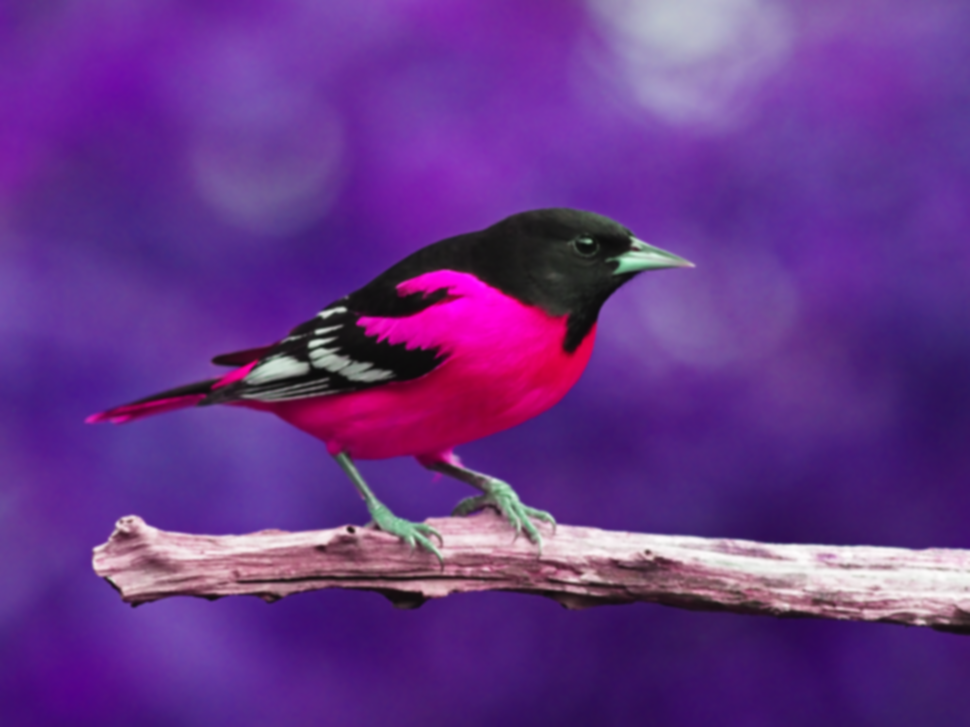
#> input picture Lab_1/Exercise/Exercise_mean_filtered/Exercise_mean_filtered/Exercise_mean_filtered/color_randomized_images/mean_mean_mean_randomRGB_bird.png, 970 x 727 px, shrunk from 2000 x 1500 before the run, given in place of bird.png, which was not available
$ jupyter execute excute.ipynb   (older library calls are emulated)
#> lines starting #> are read from the running program, lines starting #| are printed output that depends on the picture; pictures that were not available may be replaced by others from this repository, and a replacement may not be noted
[cell 1]
# Bài 1: Viết chương trình nạp 1 ảnh và lưu thành 3 ảnh với 3 màu khác nhau
import numpy as np
import os
import cv2

os.makedirs('output_img', exist_ok=True)

img = cv2.imread('../bird.png')
#> img is the input picture: shape (727, 970, 3); mean B, G, R 137.5, 53.1, 103.1

b, g, r = cv2.split(img)

zero = np.zeros_like(b)

red_img = cv2.merge([zero, zero, r])
cv2.imwrite('output_img/red_image.png', red_img)

green_img = cv2.merge([zero, g, zero])
cv2.imwrite('output_img/green_image.png', green_img)

blue_img = cv2.merge([b, zero, zero])
cv2.imwrite('output_img/blue_image.png', blue_img)

print("Đã lưu 3 ảnh với 3 màu khác nhau.")

[cell 2]
# Bài 2: Viết chương trình nạp một ảnh và hoán đổi giá trị các màu. Lưu các ảnh vào máy

import cv2
import os

os.makedirs('output_swapped_colors', exist_ok=True)

img = cv2.imread('../bird.png')

rg_img = img.copy()
rg_img[:, :, [1, 2]] = rg_img[:, :, [2, 1]]
cv2.imwrite('output_swapped_colors/swap_rg.png', rg_img)

gb_img = img.copy()
gb_img[:, :, [0, 1]] = gb_img[:, :, [1, 0]]
cv2.imwrite('output_swapped_colors/swap_gb.png', gb_img)

br_img = img.copy()
br_img[:, :, [0, 2]] = br_img[:, :, [2, 0]]
cv2.imwrite('output_swapped_colors/swap_br.png', br_img)

print("Đã hoán đổi màu và lưu ảnh.")

[cell 3]
# Bài 3: Viết chương trình nạp một ảnh, chuyển thành hệ màu HSV và lưu 3 ảnh với 3 màu khác nhau.

import cv2
import os
import numpy as np

os.makedirs('output_hsv_images', exist_ok=True)


img = cv2.imread('../bird.png')

# Chuyển sang hệ màu HSV
hsv_img = cv2.cvtColor(img, cv2.COLOR_BGR2HSV)
#> hsv_img: shape (727, 970, 3); mean H, S, V 136, 162.2, 143.6

# Tách 3 kênh: H (Hue), S (Saturation), V (Value)
h, s, v = cv2.split(hsv_img)

# Tạo ảnh hiển thị từng kênh với màu dễ quan sát
# Chuyển từ HSV đơn kênh sang ảnh màu để lưu lại
# Hue ảnh: giữ kênh H, đặt S và V ở giá trị tối đa
hue_img = cv2.cvtColor(cv2.merge([h, 255 * np.ones_like(s), 255 * np.ones_like(v)]), cv2.COLOR_HSV2BGR)
cv2.imwrite('output_hsv_images/hue_channel.png', hue_img)

# Saturation ảnh: giữ kênh S, đặt H và V cố định
sat_img = cv2.cvtColor(cv2.merge([90 * np.ones_like(h), s, 255 * np.ones_like(v)]), cv2.COLOR_HSV2BGR)
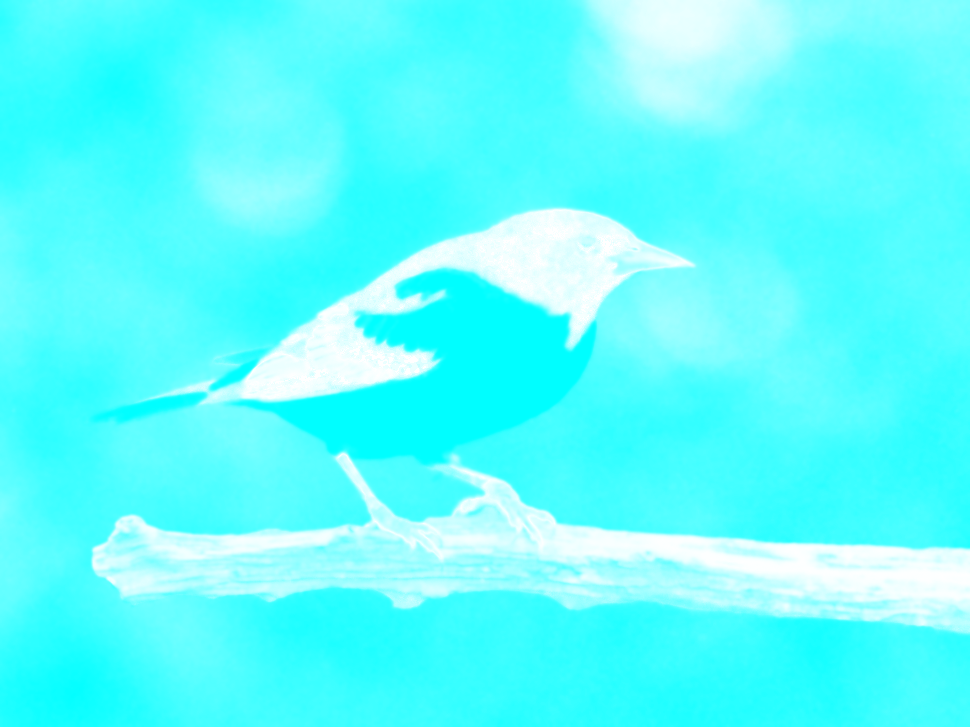
#> sat_img: shape (727, 970, 3); mean B, G, R 255, 254.1, 91.9
cv2.imwrite('output_hsv_images/saturation_channel.png', sat_img)

# Value ảnh: giữ kênh V, đặt H và S cố định
val_img = cv2.cvtColor(cv2.merge([90 * np.ones_like(h), 255 * np.ones_like(s), v]), cv2.COLOR_HSV2BGR)
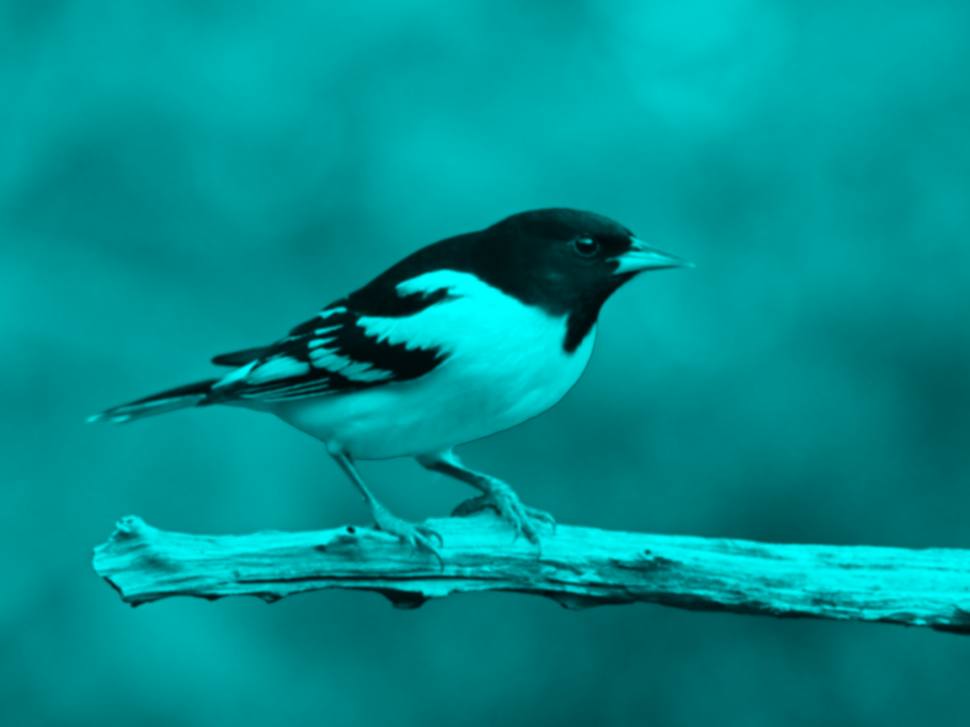
#> val_img: shape (727, 970, 3); mean B, G, R 143.6, 142.6, 0
cv2.imwrite('output_hsv_images/value_channel.png', val_img)

print("Đã lưu 3 ảnh theo kênh H, S, V.")

[cell 4]
# Bài 4: Viết chương trình nạp một ảnh, chuyển sang hệ màu HSV. Lưu ảnh mới với kênh Hnew = 1/3 Hold, Vnew = 3/4 Vold

import cv2
import numpy as np
import os


os.makedirs('output_modified_hsv', exist_ok=True)


img = cv2.imread('../bird.png')

# Chuyển ảnh sang hệ màu HSV
hsv_img = cv2.cvtColor(img, cv2.COLOR_BGR2HSV)

# Tách các kênh H, S, V
h, s, v = cv2.split(hsv_img)

# Áp dụng biến đổi theo đề bài
# H (Hue) trong OpenCV nằm trong khoảng 0-179
# => cần đảm bảo sau khi chia 3 vẫn nằm trong khoảng 0-179
h_new = np.clip((h / 3), 0, 179).astype(np.uint8)
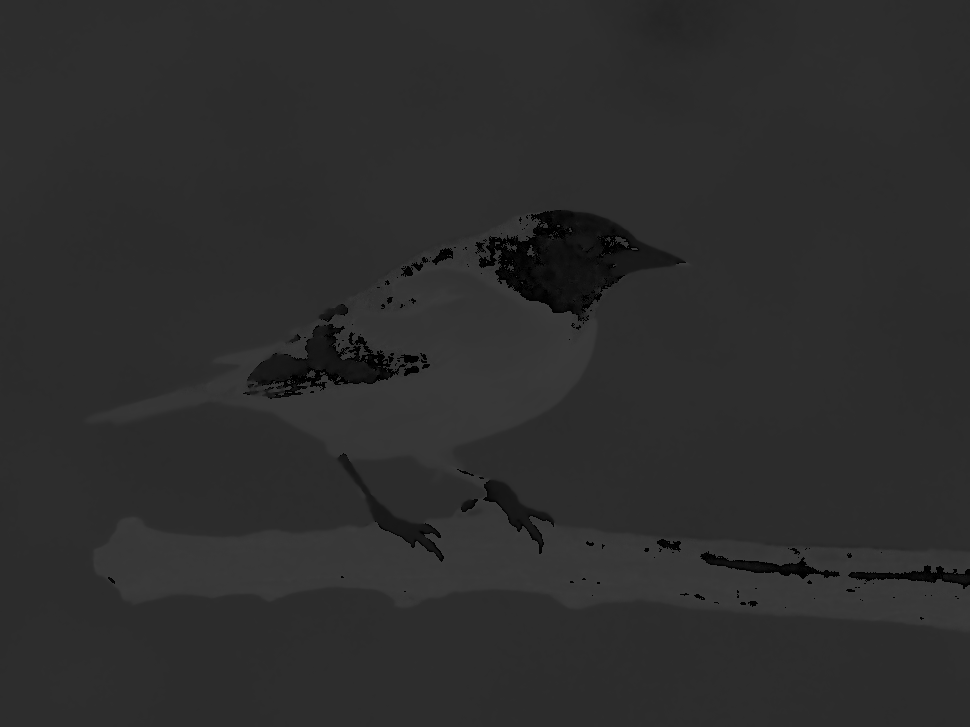
#> h_new: shape (727, 970); min 0, max 59, mean 45
v_new = np.clip((v * 0.75), 0, 255).astype(np.uint8)
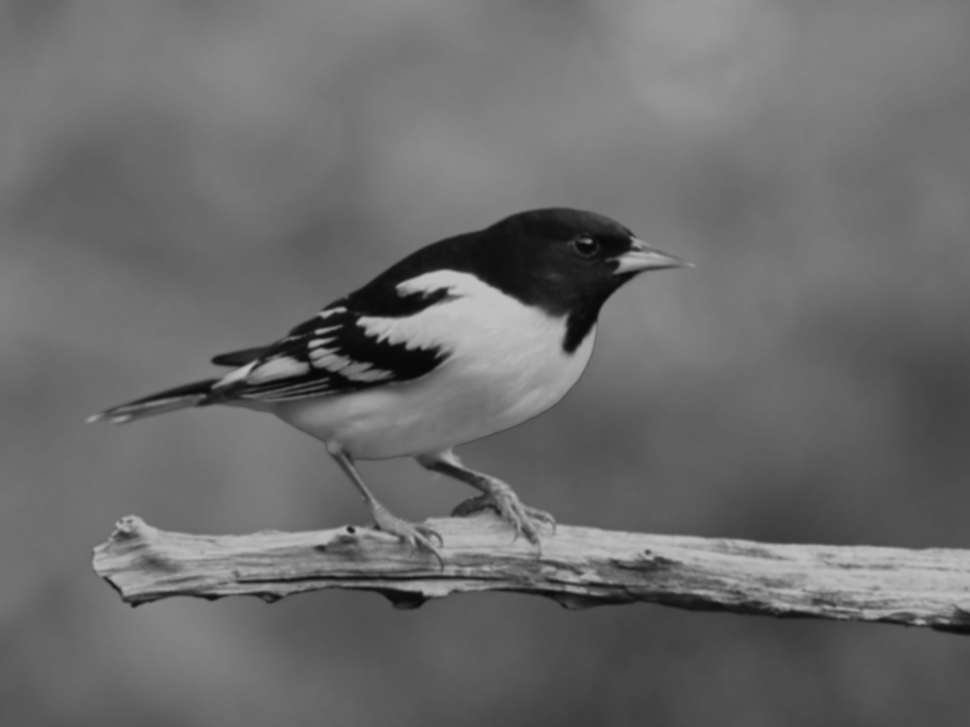
#> v_new: shape (727, 970); min 8, max 191, mean 107.3

# Gộp lại các kênh đã chỉnh sửa với S giữ nguyên
hsv_modified = cv2.merge([h_new, s, v_new])
#> hsv_modified: shape (727, 970, 3); mean H, S, V 45, 162.2, 107.3

# Chuyển lại sang ảnh RGB (hoặc BGR) để lưu
result_img = cv2.cvtColor(hsv_modified, cv2.COLOR_HSV2BGR)
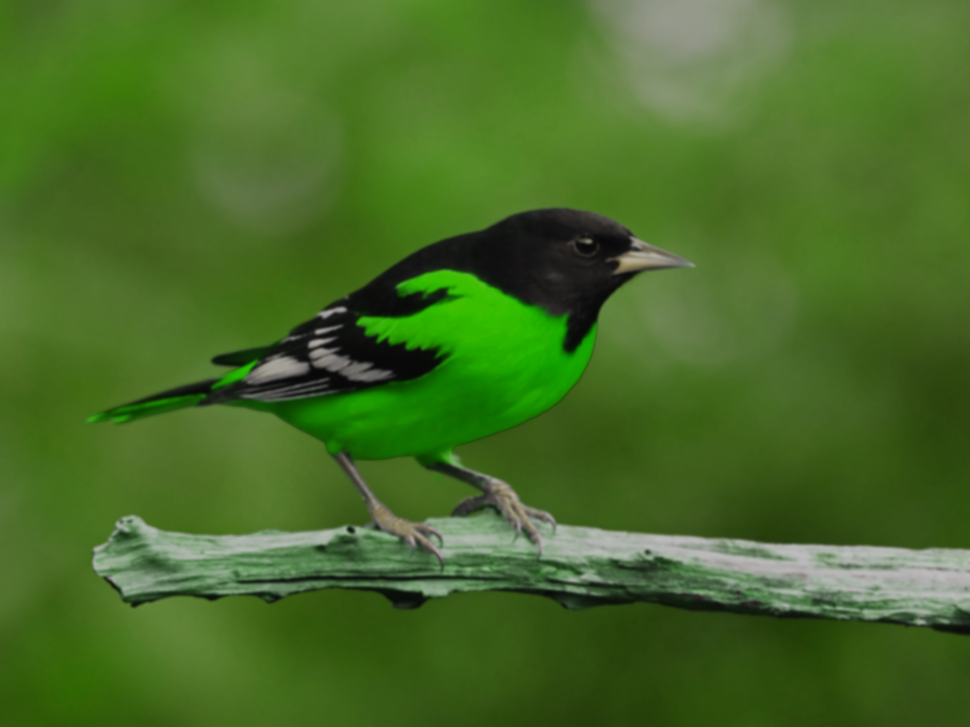
#> result_img: shape (727, 970, 3); mean B, G, R 39, 107.2, 71.1

# Lưu ảnh kết quả
cv2.imwrite('output_modified_hsv/modified_hsv_image.png', result_img)

print("Đã lưu ảnh với H_new = 1/3 * H và V_new = 3/4 * V.")

[cell 5]
# Bài 5: Sử dụng mean filter cho mọi ảnh trong thư mục Exercise và các thư mục con

import cv2
import os


input_root = './'
output_root = 'Exercise_mean_filtered'
os.makedirs(output_root, exist_ok=True)

kernel_size = (5, 5)

# Duyệt tất cả thư mục và file con với os.walk
for root, dirs, files in os.walk(input_root):
    for filename in files:
        if filename.lower().endswith(('.png', '.jpg', '.jpeg', '.bmp')):
            input_path = os.path.join(root, filename)
            img = cv2.imread(input_path)

            if img is None:
                print(f"Không đọc được ảnh: {input_path}")
                continue

            # Áp dụng mean filter
            mean_filtered = cv2.blur(img, kernel_size)

            # Tạo đường dẫn thư mục con tương ứng trong thư mục output
            relative_path = os.path.relpath(root, input_root)
            output_dir = os.path.join(output_root, relative_path)
            os.makedirs(output_dir, exist_ok=True)

            # Tạo đường dẫn ảnh đầu ra
            output_path = os.path.join(output_dir, f'mean_{filename}')
            cv2.imwrite(output_path, mean_filtered)

            print(f"Đã xử lý: {input_path} → {output_path}")

print("Đã xử lý xong tất cả ảnh")

[cell 6]
# Bài 6
import cv2
import os
import matplotlib.pyplot as plt
from pathlib import Path

input_root_folder = Path('../')
output_base_folder = Path('.')

kernel_size_tuple = (5, 5)
median_kernel_value = 5

filter_configs = {
    'mean': {
        'folder_name': 'filtered_mean',
        'function': lambda img: cv2.blur(img, kernel_size_tuple),
        'display_title': 'Mean'
    },
    'gaussian': {
        'folder_name': 'filtered_gaussian',
        'function': lambda img: cv2.GaussianBlur(img, kernel_size_tuple, 0),
        'display_title': 'Gaussian'
    },
    'median': {
        'folder_name': 'filtered_median',
        'function': lambda img: cv2.medianBlur(img, median_kernel_value),
        'display_title': 'Median'
    }
}
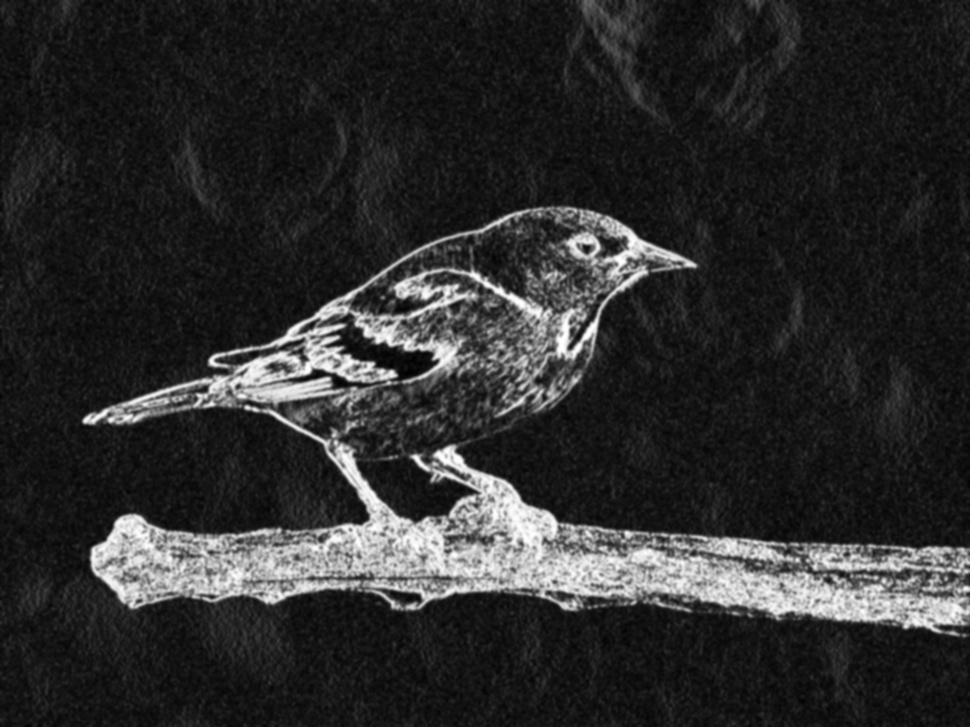
#> img: shape (727, 970, 3); min 0, max 255, mean 44.8

for config in filter_configs.values():
    (output_base_folder / config['folder_name']).mkdir(parents=True, exist_ok=True)

for filepath in input_root_folder.iterdir():
    if filepath.suffix.lower() in ('.png', '.jpg', '.jpeg', '.bmp'):
        original_img = cv2.imread(str(filepath))

        if original_img is None:
            print(f"Warning: Could not read image {filepath}. Skipping.")
            continue

        processed_images = {}
        for filter_name, config in filter_configs.items():
            filtered_img = config['function'](original_img)
            processed_images[filter_name] = filtered_img
            output_path = output_base_folder / config['folder_name'] / f"{filter_name}_{filepath.name}"
            cv2.imwrite(str(output_path), filtered_img)

        images_to_plot = [('Original', original_img)] + \
                           [(config['display_title'], processed_images[name]) for name, config in filter_configs.items()]

        num_images = len(images_to_plot)
        plt.figure(figsize=(4 * num_images, 4))

        for i, (title, img_data) in enumerate(images_to_plot):
            plt.subplot(1, num_images, i + 1)
            plt.imshow(cv2.cvtColor(img_data, cv2.COLOR_BGR2RGB))
            plt.title(title)
            plt.axis('off')

        plt.suptitle(filepath.name)
        plt.tight_layout(rect=[0, 0, 1, 0.96])
        plt.show()
